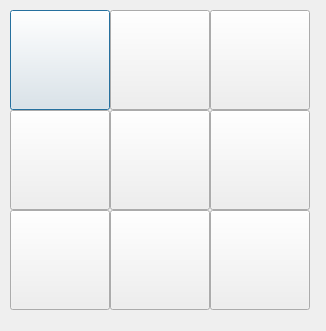
<?xml version="1.0" encoding="UTF-8"?>
<ui version="4.0">
 <class>Plansza</class>
 <widget class="QDialog" name="Plansza">
  <property name="geometry">
   <rect>
    <x>0</x>
    <y>0</y>
    <width>326</width>
    <height>331</height>
   </rect>
  </property>
  <property name="windowTitle">
   <string>Gra</string>
  </property>
  <widget class="QPushButton" name="pb1">
   <property name="geometry">
    <rect>
     <x>10</x>
     <y>10</y>
     <width>100</width>
     <height>100</height>
    </rect>
   </property>
   <property name="text">
    <string/>
   </property>
  </widget>
  <widget class="QPushButton" name="pb4">
   <property name="geometry">
    <rect>
     <x>10</x>
     <y>110</y>
     <width>100</width>
     <height>100</height>
    </rect>
   </property>
   <property name="text">
    <string/>
   </property>
  </widget>
  <widget class="QPushButton" name="pb7">
   <property name="geometry">
    <rect>
     <x>10</x>
     <y>210</y>
     <width>100</width>
     <height>100</height>
    </rect>
   </property>
   <property name="text">
    <string/>
   </property>
  </widget>
  <widget class="QPushButton" name="pb2">
   <property name="geometry">
    <rect>
     <x>110</x>
     <y>10</y>
     <width>100</width>
     <height>100</height>
    </rect>
   </property>
   <property name="text">
    <string/>
   </property>
  </widget>
  <widget class="QPushButton" name="pb5">
   <property name="geometry">
    <rect>
     <x>110</x>
     <y>110</y>
     <width>100</width>
     <height>100</height>
    </rect>
   </property>
   <property name="text">
    <string/>
   </property>
  </widget>
  <widget class="QPushButton" name="pb8">
   <property name="geometry">
    <rect>
     <x>110</x>
     <y>210</y>
     <width>100</width>
     <height>100</height>
    </rect>
   </property>
   <property name="text">
    <string/>
   </property>
  </widget>
  <widget class="QPushButton" name="pb3">
   <property name="geometry">
    <rect>
     <x>210</x>
     <y>10</y>
     <width>100</width>
     <height>100</height>
    </rect>
   </property>
   <property name="text">
    <string/>
   </property>
  </widget>
  <widget class="QPushButton" name="pb6">
   <property name="geometry">
    <rect>
     <x>210</x>
     <y>110</y>
     <width>100</width>
     <height>100</height>
    </rect>
   </property>
   <property name="text">
    <string/>
   </property>
  </widget>
  <widget class="QPushButton" name="pb9">
   <property name="geometry">
    <rect>
     <x>210</x>
     <y>210</y>
     <width>100</width>
     <height>100</height>
    </rect>
   </property>
   <property name="text">
    <string/>
   </property>
  </widget>
 </widget>
 <tabstops>
  <tabstop>pb1</tabstop>
  <tabstop>pb2</tabstop>
  <tabstop>pb3</tabstop>
  <tabstop>pb4</tabstop>
  <tabstop>pb5</tabstop>
  <tabstop>pb6</tabstop>
  <tabstop>pb7</tabstop>
  <tabstop>pb8</tabstop>
  <tabstop>pb9</tabstop>
 </tabstops>
 <resources/>
 <connections/>
</ui>
